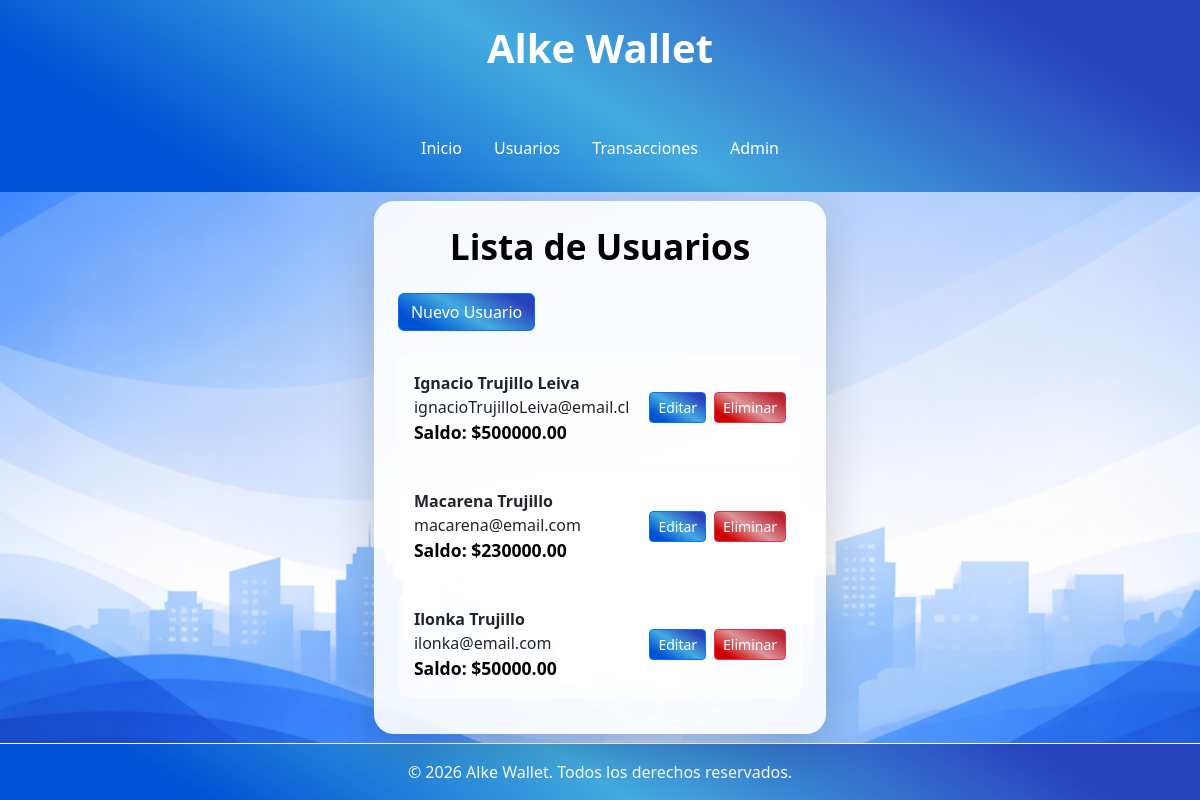
Screenshot of /usuarios/ with the database file from the repository.
### wallet/models.py (models this page shows, shortened)
class Usuario(models.Model):
    nombre = models.CharField(max_length=100)
    correo = models.EmailField(unique=True)
    saldo = models.DecimalField(max_digits=12, decimal_places=2, default=0)
    fecha_registro = models.DateTimeField(auto_now_add=True)

### wallet/views.py (the view)
# urls.py: path('usuarios/', UsuarioListView.as_view(), name='usuario_list'),
class UsuarioListView(ListView):
    model = Usuario
    template_name = 'wallet/usuario_list.html'
    context_object_name = 'usuarios'

### wallet/templates/wallet/usuario_list.html (shortened to what this page needs)
{% extends 'wallet/base.html' %}
{% block content %}
<div class="transactions-container">
    <div class="card card-base transactions-card shadow-lg p-4">
        <h2 class="title">Lista de Usuarios</h2>
        <div class="actions-top mb-4">
            <a href="{% url 'usuario_create' %}" class="btn btn-primary btn-md">
                Nuevo Usuario
            </a>
        </div>
        <div class="transactions-list">
            {% for usuario in usuarios %}
            <div class="transaction-item">
                <div class="transaction-left">
                    <div class="transaction-info">
                        <strong>{{ usuario.nombre }}</strong>
                    </div>
                    <div>
                        <span>{{ usuario.correo }}</span>
                    </div>
                    <div class="transaction-amount">
                        Saldo: ${{ usuario.saldo }}
                    </div>
                </div>
                <div class="transaction-right">
                    <div class="transaction-actions">
                        <a href="{% url 'usuario_update' usuario.pk %}" class="btn btn-primary btn-sm">
                            Editar
                        </a>
                        <a href="{% url 'usuario_delete' usuario.pk %}" class="btn btn-danger btn-sm">
                            Eliminar
                        </a>
                    </div>
                </div>
            </div>
            {% empty %}
            <p class="empty">No hay usuarios registrados.</p>
            {% endfor %}
        </div>
    </div>
</div>
{% endblock %}

### wallet/static/wallet/css/style.css (style rules this page uses)
:root { --color-primario: #0052D4; --color-secundario: #43abdf; --color-opcional: #2841bd; }
h2 { color: black; text-align: center; font-size: 2.2rem; font-weight: 700; margin-bottom: 25px; }
.background-app { background: url('../img/fondo.jpg') no-repeat center center; background-size: cover; background-position: center; background-attachment: fixed; height: 100vh; margin: 0; }
.card-base { width: 100%; border-radius: 20px; border: none; background: rgba(255, 255, 255, 0.9); }
.transactions-card { max-width: 1000px; margin: 0 auto; }
.transaction-item { display: flex; justify-content: space-between; align-items: center; gap: 20px; padding: 16px; border-radius: 12px; background: rgba(255, 255, 255, 0.6); margin-bottom: 12px; }
.transaction-amount { font-weight: bold; color: black; font-size: 1.1rem; }
.transaction-left { flex: 1; }
.transaction-right { display: flex; flex-direction: column; align-items: flex-end; gap: 8px; }
.transaction-actions { display: flex; gap: 8px; }
.btn-primary { background: linear-gradient(32deg, #0052D4 16%, #43abdf 49%, #2841bd 87%); }
.btn-danger { background: linear-gradient(32deg, #cf0000 16%, #dc949a 49%, #ba2431 87%); }

### rows the page displays
Usuario: nombre "Ignacio Trujillo Leiva", correo "ignacioTrujilloLeiva@email.cl", saldo "500000.00"
Usuario: nombre "Macarena Trujillo", correo "macarena@email.com", saldo "230000.00"
Usuario: nombre "Ilonka Trujillo", correo "ilonka@email.com", saldo "50000.00"
